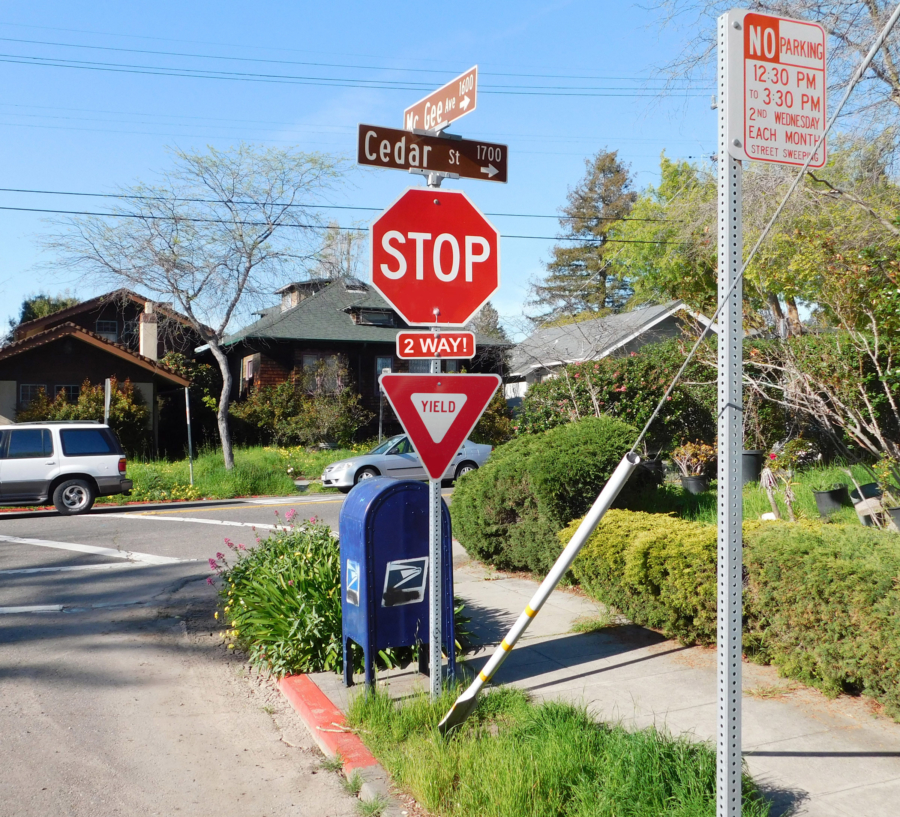
#> input picture resources/stop1.jpg, 900 x 817 px
$ python signs.py
#> lines starting #> are read from the running program, lines starting #| are printed output that depends on the picture; pictures that were not available may be replaced by others from this repository, and a replacement may not be noted
import cv2
import numpy as np

def ORB_detector(image, original):
    imagebw = cv2.cvtColor(image, cv2.COLOR_BGR2GRAY)
    orig_small = cv2.resize(original, None, fx=0.15, fy=0.15)
    orb = cv2.ORB_create(1000, 1.2)
    (kp1, desc1) = orb.detectAndCompute(imagebw, None)
    (kp2, desc2) = orb.detectAndCompute(orig_small, None)
    bf = cv2.BFMatcher_create(cv2.NORM_HAMMING, crossCheck=True)

    matches = bf.match(desc1, desc2)

    img3 = cv2.drawMatches(image, kp1, orig_small, kp2, matches, None, flags=2)
    print(len(matches))
    cv2.imshow('Final image', img3)
    return matches

image = cv2.imread('../resources/stop1.jpg')
#> image is the input picture: shape (817, 900, 3); mean B, G, R 138.7, 146.9, 139.2
original = cv2.imread('../resources/stop_original.jpg', 0)
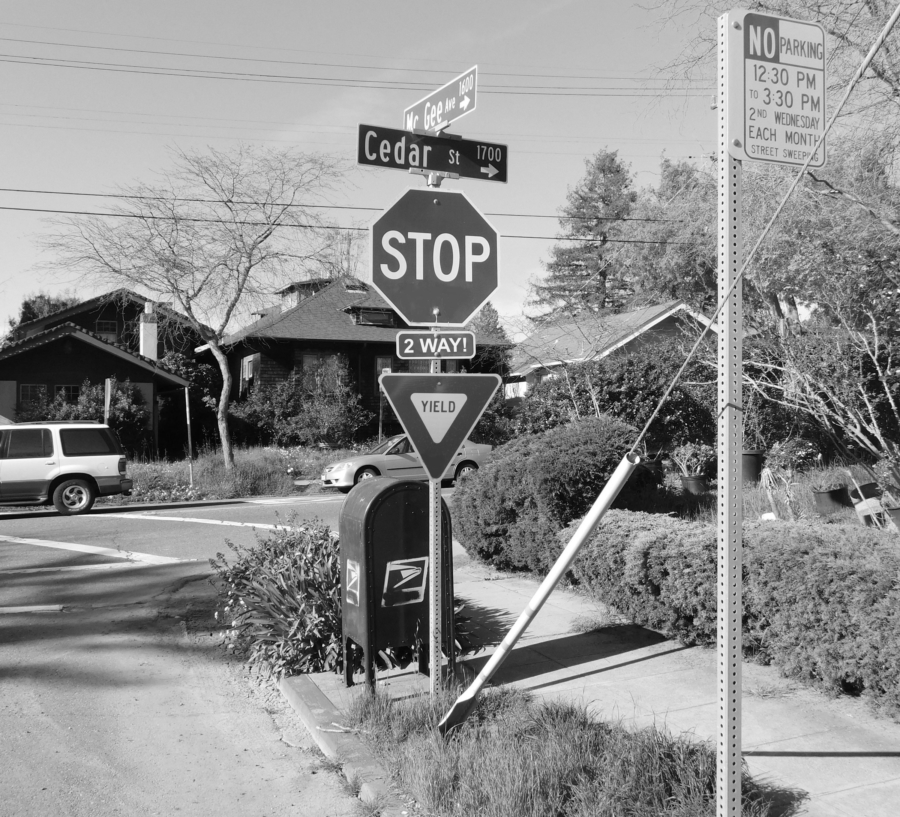
#> original: shape (817, 900); min 4, max 255, mean 143.7
cv2.imshow('Original Image', image)
cv2.waitKey(0)

matchesCalculated = ORB_detector(image, original)
#> in ORB_detector, `orig_small = cv2.resize(original, None, fx=0.15, fy=0.15)`:
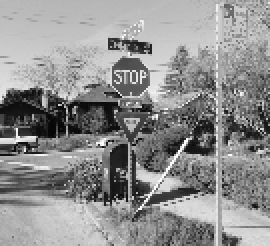
#> orig_small: shape (123, 135) (shown 2 times larger); min 6, max 255, mean 143.6
#> in ORB_detector, `(kp1, desc1) = orb.detectAndCompute(imagebw, None)`: kp1 = 1000 keypoints; strongest (x, y, size): (195, 349, 31), (106, 426, 31), (353, 647, 31), (352, 645, 31)
#> in ORB_detector, `(kp2, desc2) = orb.detectAndCompute(orig_small, None)`: kp2 = 385 keypoints; strongest (x, y, size): (93, 74, 31), (35, 52, 31), (94, 73, 37.2), (90, 73, 37.2)
#> in ORB_detector, `matches = bf.match(desc1, desc2)`: matches = 175 matches
#> in ORB_detector, `img3 = cv2.drawMatches(image, kp1, orig_small, kp2, matches, None, fla..`:
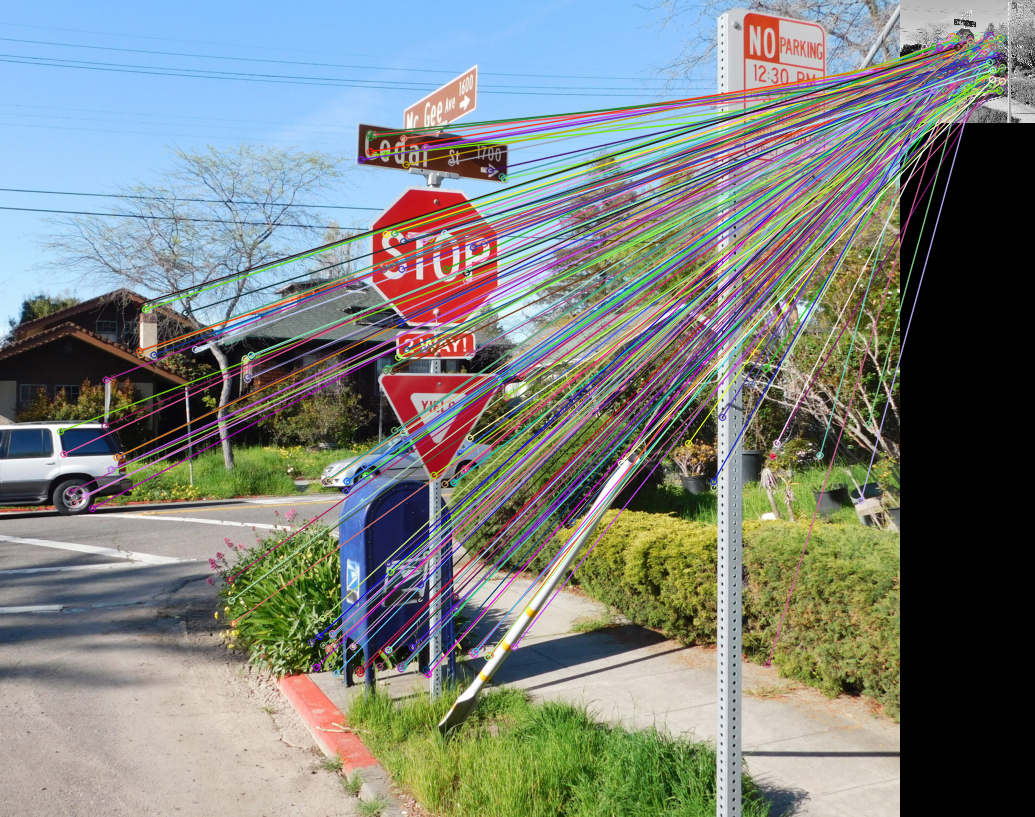
#> img3: shape (817, 1035, 3); mean B, G, R 125, 129.3, 124
#| 175
#> matchesCalculated = 175 matches
cv2.waitKey(0)
cv2.destroyAllWindows()
